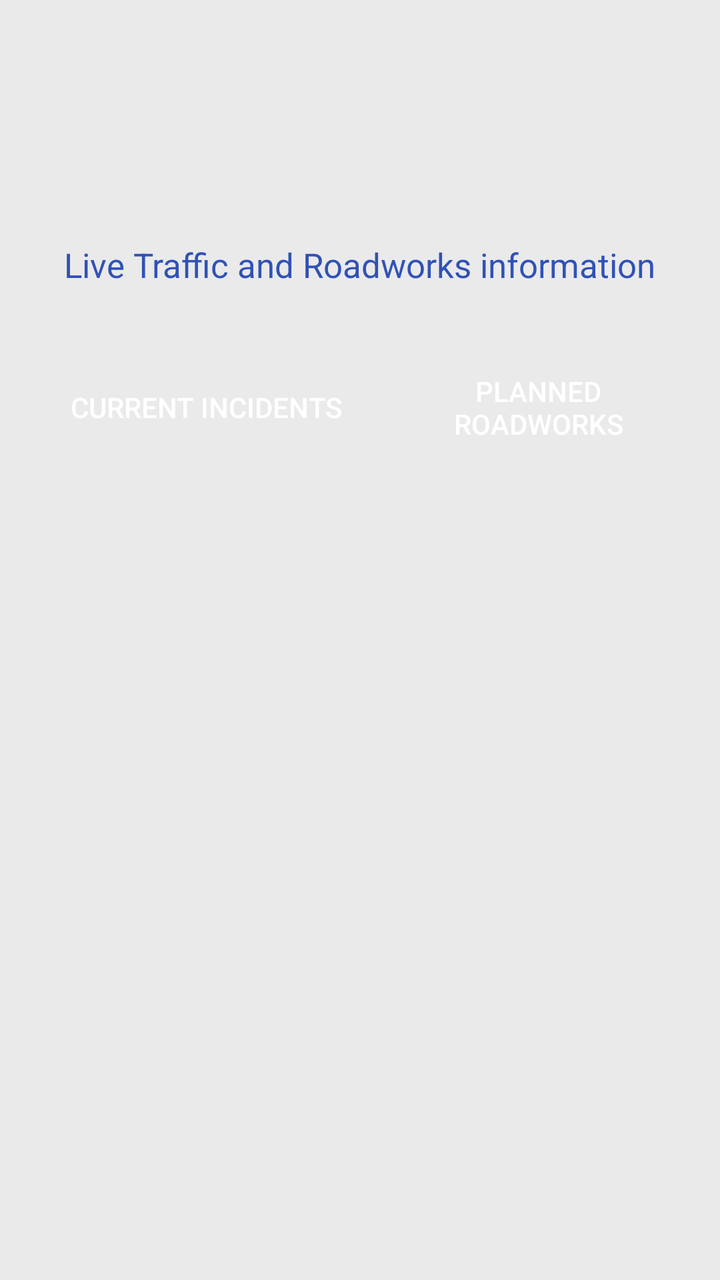
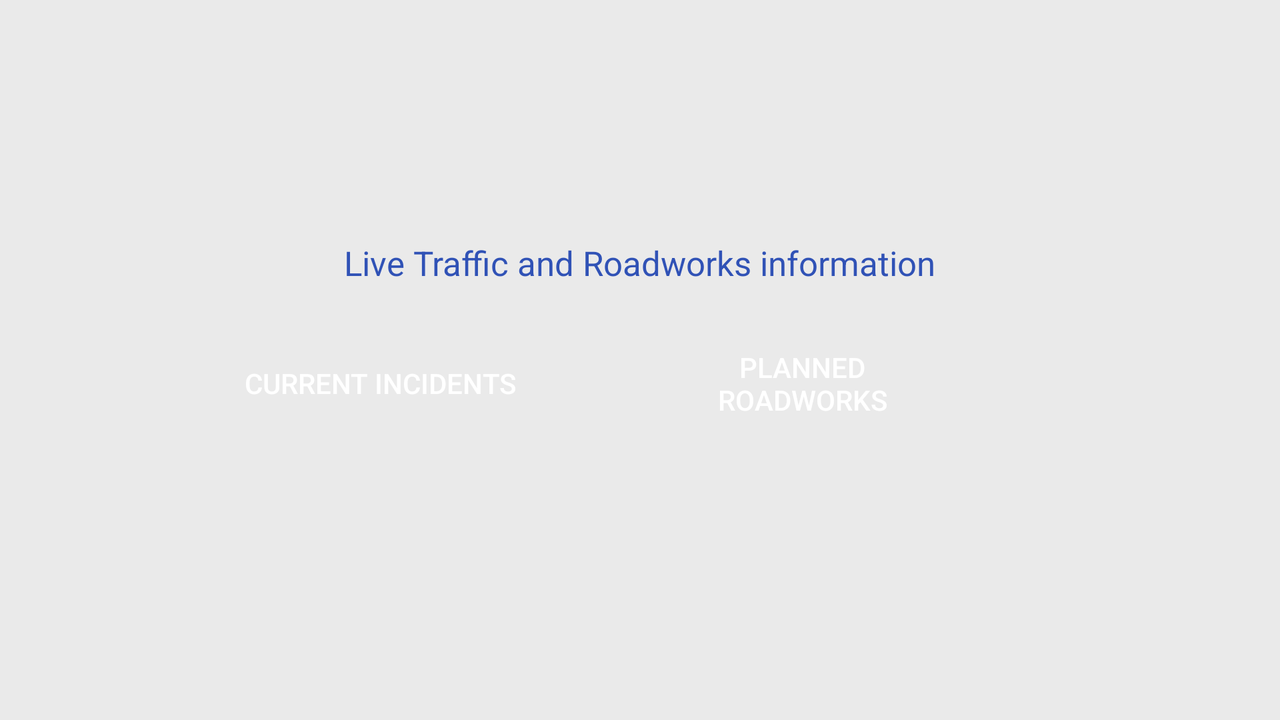

An Android layout and its configuration variant, each rendered on a device that would load it. The default file and the variant file are quoted in full after the pictures.
<!-- AndroidManifest.xml: application theme AppTheme -->
<!-- res/layout/activity_main.xml -->
<?xml version="1.0" encoding="utf-8"?>
<RelativeLayout xmlns:android="http://schemas.android.com/apk/res/android"
    android:layout_width="fill_parent"
    android:layout_height="fill_parent"
    android:background="@color/colourBackground">
            <RelativeLayout xmlns:android="http://schemas.android.com/apk/res/android"
                android:orientation="vertical"
                android:layout_width="fill_parent"
                android:layout_height="fill_parent"
                android:layout_alignParentTop="true"
                android:layout_alignParentStart="true">

                <ImageView
                    android:layout_width="match_parent"
                    android:layout_height="100dp"
                    android:scaleType="fitXY"
                    android:src="@drawable/trafficscotlandlogo"
                    android:layout_alignParentEnd="true"
                    android:id="@+id/imageView">
                </ImageView>

                <TextView
                    android:layout_width="wrap_content"
                    android:layout_height="wrap_content"
                    android:layout_gravity="center"
                    android:text="Traffic Scotland"
                    android:textColor="#00ffffff"
                    android:textSize="35sp"
                    android:id="@+id/textView"
                    android:layout_alignParentTop="true"
                    android:layout_centerHorizontal="true"
                    android:layout_marginTop="29dp"
                   />

                <TextView
                    android:layout_width="wrap_content"
                    android:layout_height="wrap_content"
                    android:text="Live Traffic and Roadworks information"
                    android:textColor="#3052b6"
                    android:textSize="17sp"
                    android:layout_marginTop="21dp"
                    android:layout_below="@+id/imageView"
                    android:layout_centerHorizontal="true" />

                <Button
                    android:id="@+id/cIButton"
                    android:layout_width="150dp"
                    android:layout_height="wrap_content"
                    android:layout_alignParentStart="true"
                    android:layout_below="@+id/textView"
                    android:layout_marginStart="28dp"
                    android:layout_marginTop="104dp"
                    android:elevation="0dp"
                    android:text="Current Incidents"
                    android:textColor="@android:color/white"
                    android:background="@drawable/button_border"/>

                <Button
                    android:id="@+id/pRButton"
                    android:layout_width="150dp"
                    android:layout_height="wrap_content"
                    android:background="@drawable/button_border"
                    android:text="Planned Roadworks"
                    android:textColor="@android:color/white"
                    android:layout_alignTop="@+id/cIButton"
                    android:layout_alignParentEnd="true"
                    android:layout_marginEnd="16dp" />

            </RelativeLayout>
</RelativeLayout>
<!-- resources referenced by this layout -->
<resources>
  <color name="colourBackground">#43bcbcbc</color>
  <style name="AppTheme" parent="Theme.AppCompat.Light.DarkActionBar">
          
          <item name="colorPrimary">@color/colorPrimary</item>
          <item name="colorPrimaryDark">@color/colorPrimaryDark</item>
          <item name="colorAccent">@color/colorAccent</item>
      </style>
  <color name="colorPrimary">#3F51B5</color>
  <color name="colorPrimaryDark">#303F9F</color>
  <color name="colorAccent">#FF4081</color>
</resources>
<!-- res/layout-land/activity_main.xml (the repository's variant of the layout above) -->
<!-- drawn on the phone turned sideways -->
<?xml version="1.0" encoding="utf-8"?>
<RelativeLayout xmlns:android="http://schemas.android.com/apk/res/android"
    android:layout_width="fill_parent"
    android:layout_height="fill_parent"
    android:background="@color/colourBackground">
            <RelativeLayout xmlns:android="http://schemas.android.com/apk/res/android"
                android:orientation="vertical"
                android:layout_width="fill_parent"
                android:layout_height="fill_parent"
                android:layout_alignParentTop="true"
                android:layout_alignParentStart="true">

                <ImageView
                    android:layout_width="match_parent"
                    android:layout_height="100dp"
                    android:scaleType="fitXY"
                    android:src="@drawable/trafficscotlandlogo"
                    android:id="@+id/imageView"
                    android:layout_alignParentTop="true"
                    android:layout_alignStart="@+id/cIButton"
                    android:layout_alignEnd="@+id/pRButton">
                </ImageView>

                <TextView
                    android:layout_width="wrap_content"
                    android:layout_height="wrap_content"
                    android:layout_gravity="center"
                    android:text="Traffic Scotland"
                    android:textColor="#00ffffff"
                    android:textSize="35sp"
                    android:id="@+id/textView"
                    android:layout_alignParentTop="true"
                    android:layout_centerHorizontal="true"
                    android:layout_marginTop="29dp"
                   />

                <TextView
                    android:layout_width="wrap_content"
                    android:layout_height="wrap_content"
                    android:text="Live Traffic and Roadworks information"
                    android:textColor="#3052b6"
                    android:textSize="17sp"
                    android:layout_marginTop="20dp"
                    android:id="@+id/textView2"
                    android:layout_below="@+id/imageView"
                    android:layout_centerHorizontal="true" />

                <Button
                    android:id="@+id/cIButton"
                    android:layout_width="150dp"
                    android:layout_height="wrap_content"
                    android:layout_marginStart="115dp"
                    android:layout_marginTop="25dp"
                    android:elevation="0dp"
                    android:text="Current Incidents"
                    android:textColor="@android:color/white"
                    android:background="@drawable/button_border"
                    android:layout_below="@+id/textView2"
                    android:layout_alignParentStart="true" />

                <Button
                    android:id="@+id/pRButton"
                    android:layout_width="150dp"
                    android:layout_height="wrap_content"
                    android:background="@drawable/button_border"
                    android:text="Planned Roadworks"
                    android:textColor="@android:color/white"
                    android:layout_alignTop="@+id/cIButton"
                    android:layout_toEndOf="@+id/cIButton"
                    android:layout_marginStart="61dp" />

            </RelativeLayout>
</RelativeLayout>
